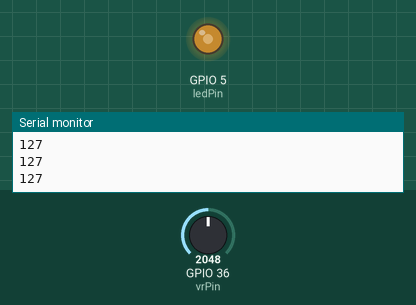
Bench run of a sketch on a simulated ESP32. On the bench: output pins drawn as LEDs (lit = HIGH), the last lines printed to the serial monitor. The inputs (shaded band) are chosen by the test bench; at power-on: GPIO 36 (vrPin) = 2048.

Above: at 1.2 s.
1.3 s: GPIO 36 (vrPin) set to 2866
At 1.9 s:
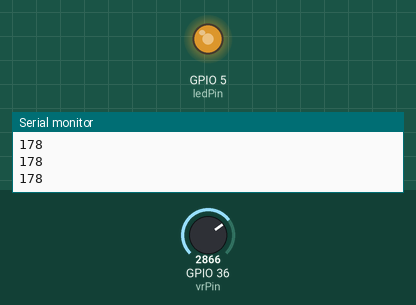
2.8 s: GPIO 36 (vrPin) set to 3603
At 3.1 s:
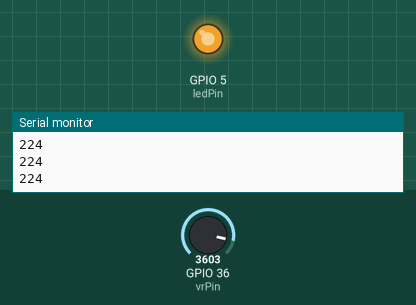
4.3 s: GPIO 36 (vrPin) set to 491
At 5.5 s:
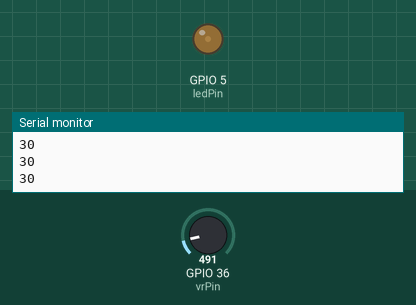
5.8 s: GPIO 36 (vrPin) set to 0
At 6.8 s:
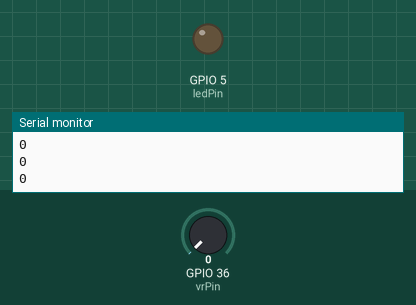
7.3 s: GPIO 36 (vrPin) set to 2047
At 8.0 s:
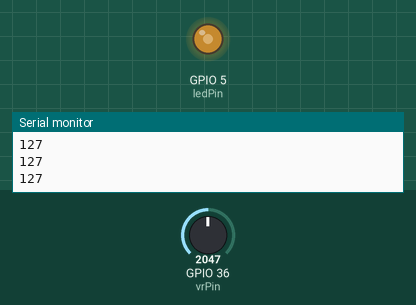
Timing chart, 0 to 9.8 s (numbered marks = the images above; inputs shaded):
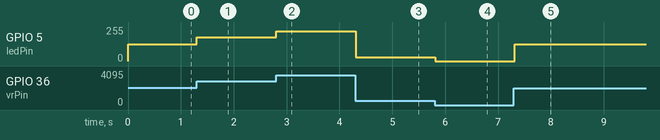

Measured:
- after the input at 1.3 s, GPIO 5 (ledPin): 127/255 → 177/255 at once
- after the input at 2.8 s, GPIO 5 (ledPin): 177/255 → 223/255 at once
- after the input at 4.3 s, GPIO 5 (ledPin): 223/255 → 30/255 at once
- after the input at 5.8 s, GPIO 5 (ledPin): 30/255 → 0/255 at once
- after the input at 7.3 s, GPIO 5 (ledPin): 0/255 → 127/255 at once

The sketch:

Lab0.5_T1.ino
```cpp
// the number of the LED pin
const int ledPin = 5;  // 5 corresponds to GPIO5
const int vrPin = 36; // 36 corresponds to GPIO36

// setting PWM properties
const int freq = 5000;
const int resolution = 8;

void setup(){
  //This function is used to setup LEDC pin with given frequency and resolution.
  //LEDC channel will be selected automatically.
  //bool ledcAttach(uint8_t pin, uint32_t freq, uint8_t resolution);
  //pin select LEDC pin.
  //freq select frequency of pwm.
  //resolution select resolution for LEDC channel. Range is 1-14 bits (1-20 bits for ESP32).
  //The LEDC channel will be selected automatically
    Serial.begin(115200);
// set GPIO36 as input
  pinMode(vrPin, INPUT);


  ledcAttach(ledPin, freq, resolution);

}

void loop(){

  // read the voltage level at GPIO36
int vr_value = analogRead(vrPin);
int dutyCycle = map(vr_value, 0, 4095, 0, 255);
Serial.println(dutyCycle);
ledcWrite(ledPin, dutyCycle);
delay(100);
}
```
